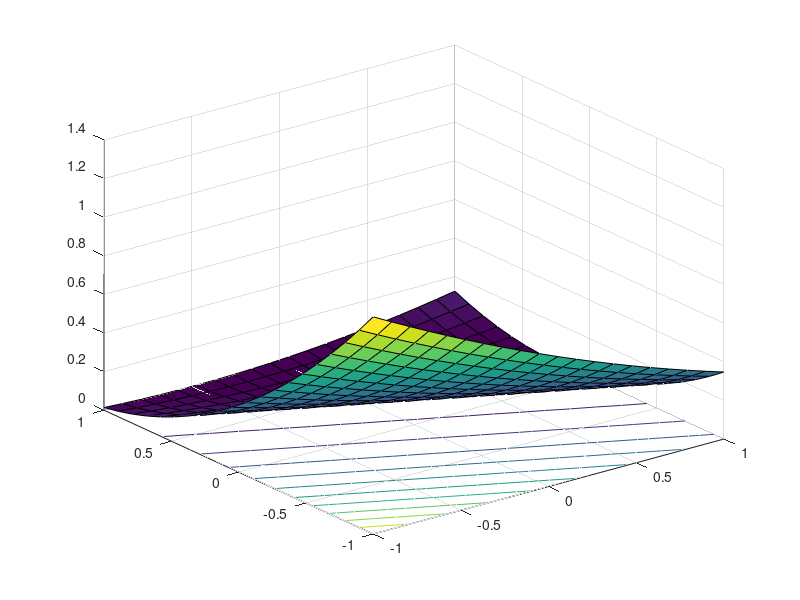

Write MATLAB code to recreate this figure. (Note: this script raises an error after producing the figure.)
%% Sample 11-3
%% 画像ノイズ除去
% 正規方程式
% 
% 画像処理特論
% 
% 村松 正吾 
% 
% 動作確認: MATLAB R2020a
%% Image denoising
% Normal equation
% 
% Advanced Topics in Image Processing
% 
% Shogo MURAMATSU
% 
% Verified: MATLAB R2020a
% 準備
% (Preparation)

close all
%% 問題設定
% (Problem setting)
% 
% $$\hat{\mathbf{s}}=\arg\min_{\mathbf{s}}\frac{1}{2}\|\mathbf{v}-\mathbf{Ds}\|_2^2+\frac{\lambda}{2}\|\mathbf{s}\|_2^2$$
%% 
% * $\mathbf{D} = \left(\begin{array}{cc} \frac{2}{3} & \frac{1}{3}\end{array}\right)\colon\quad 
% \mathbb{R}^2\rightarrow\mathbb{R}^1$
% * $\mathbf{v}=\frac{1}{2}\in\mathbb{R}^1$
% * $\lambda\in[0,\infty)$
% * $\mathbf{s}\in\mathbb{R}^2$

D = [2 1]/3;
v = 0.5;
% 関数プロット
% (Function plot)

% Function settings
f = @(s0,s1) 0.5*(v-(D(1)*s0+D(2)*s1)).^2; % Fidelity term
r = @(s0,s1) 0.5*(s0.^2+s1.^2); % Regularizer
% Variable settings
s0 = linspace(-1,1,20);
s1 = linspace(-1,1,20);
[S0,S1] = ndgrid(s0,s1);
% Evaluation
F = f(S0,S1);
R = r(S0,S1);
% Surfc plot of the fidelity
figure(1)
hf = surfc(s0,s1,F);
hf(1).FaceAlpha = 0.125;
hf(1).FaceColor = 'green';
hf(1).EdgeAlpha = 0.25;
hf(2).LineWidth = 1;
set(gca,'YDir','reverse');
hold on
% Surfc plot of the regularizer
hg = surfc(s0,s1,R);
hg(1).FaceAlpha = 0.125;
hg(1).FaceColor = 'blue';
hg(1).EdgeAlpha = 0.25;
hg(2).LineWidth = 1;
xlabel('s_1')
ylabel('s_0')
% 正規方程式とその解
% (Normal Equation and its Solution)
% 
% 正規方程式 (Normal equation)
% 
% $$(\mathbf{D}^T\mathbf{D}+\lambda\mathbf{I})\mathbf{s}=\mathbf{D}^T\mathbf{v}$$
% 
% 解 (Solution)
% 
% $$\hat{\mathbf{s}}=(\mathbf{D}^T\mathbf{D}+\lambda\mathbf{I})^{-1}\mathbf{D}^T\mathbf{v}$$

% Evaluation values for λ
lmdset = logspace(-1,1,3);
idx = 1;
s = zeros(size(D,2),length((lmdset)));
for lambda = lmdset
    s(:,idx) = (D.'*D+lambda*eye(2))\(D.'*v); 
    ht = text(s(2,idx)+.1,s(1,idx)-.2,['\lambda=' num2str(lambda)]);
    ht.FontSize = 12;
    idx = idx+1;
end
%% 
% 解のプロット (Solution plot)

hp = plot(s(2,:),s(1,:));
hp.Marker = 'o';
hp.MarkerSize = 6;
hp.MarkerEdgeColor = 'r';
hp.MarkerFaceColor = 'r';
hp.Color = 'r';
hp.LineWidth = 2;
hp.LineStyle = ':';
hp.Visible = true;
hold off
%% 
% © Copyright, Shogo MURAMATSU, All rights reserved.